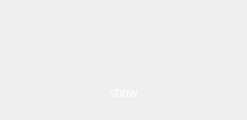
                       <widget class="QWidget" name="tab_5">
                        <attribute name="title">
                         <string>电网数据</string>
                        </attribute>
                        <layout class="QVBoxLayout" name="verticalLayout_27">
                         <item>
                          <layout class="QVBoxLayout" name="verticalLayout_26">
                           <item>
                            <widget class="QPushButton" name="btn_img_4">
                             <property name="minimumSize">
                              <size>
                               <width>225</width>
                               <height>60</height>
                              </size>
                             </property>
                             <property name="styleSheet">
                              <string notr="true">QPushButton{
	background-color: rgba(255, 170, 0,0);
border-radius:3px;
border-radius:3px;
	font: 9pt &quot;等线&quot;;
color: rgb(255, 255, 255);}

QPushButton:hover{
	background-color: rgba(255, 170, 0,0);
border-radius:3px;
border-radius:3px;
font: 9pt &quot;等线&quot;;
padding-left:3px;
padding-top:3px;
color: rgb(255, 255, 255);}
</string>
                             </property>
                             <property name="text">
                              <string/>
                             </property>
                             <property name="icon">
                              <iconset resource="image/image.qrc">
                               <normaloff>:/icon/btn345.gif</normaloff>:/icon/btn345.gif</iconset>
                             </property>
                             <property name="iconSize">
                              <size>
                               <width>140</width>
                               <height>40</height>
                              </size>
                             </property>
                            </widget>
                           </item>
                           <item>
                            <widget class="QWidget" name="widget_20" native="true">
                             <layout class="QHBoxLayout" name="horizontalLayout_25">
                              <item>
                               <widget class="QLabel" name="label_4">
                                <property name="styleSheet">
                                 <string notr="true">color: rgb(255, 255, 255);</string>
                                </property>
                                <property name="text">
                                 <string>show</string>
                                </property>
                                <property name="alignment">
                                 <set>Qt::AlignCenter</set>
                                </property>
                               </widget>
                              </item>
                             </layout>
                            </widget>
                           </item>
                          </layout>
                         </item>
                        </layout>
                       </widget>
